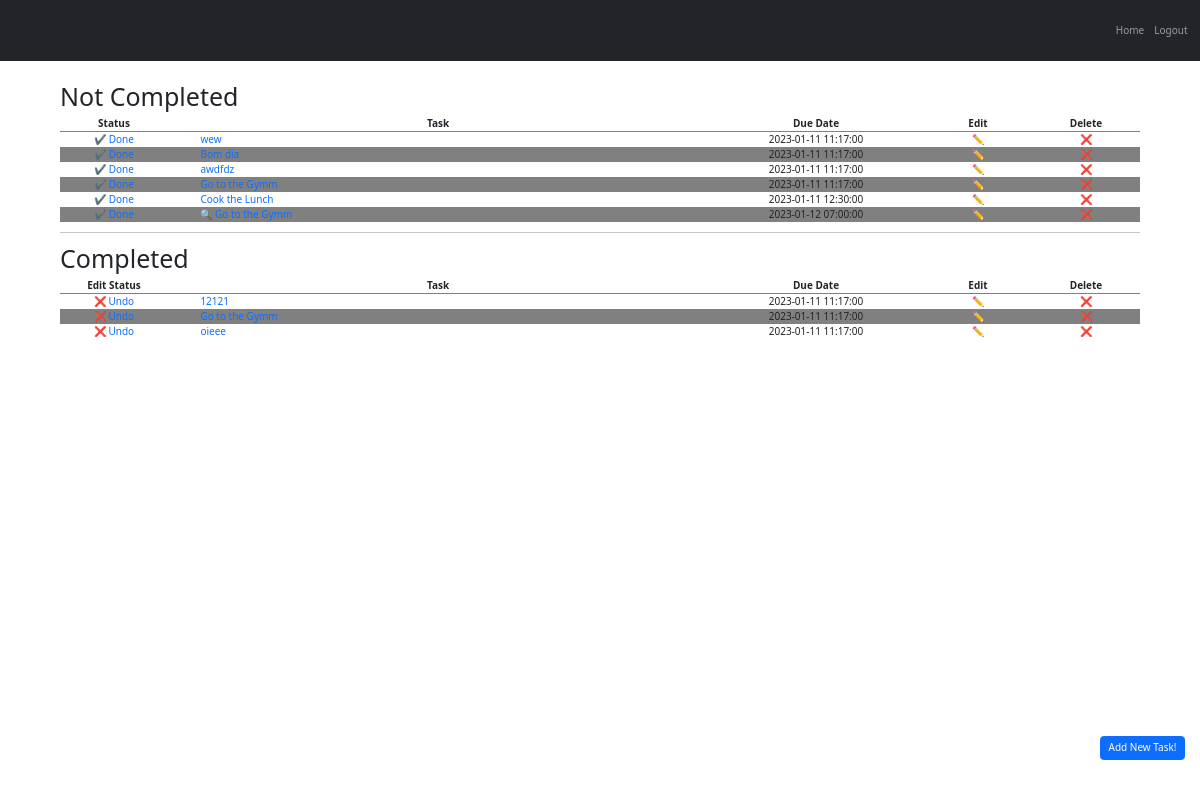
/my-tasks (signed in), run on an earlier commit of the app's database.
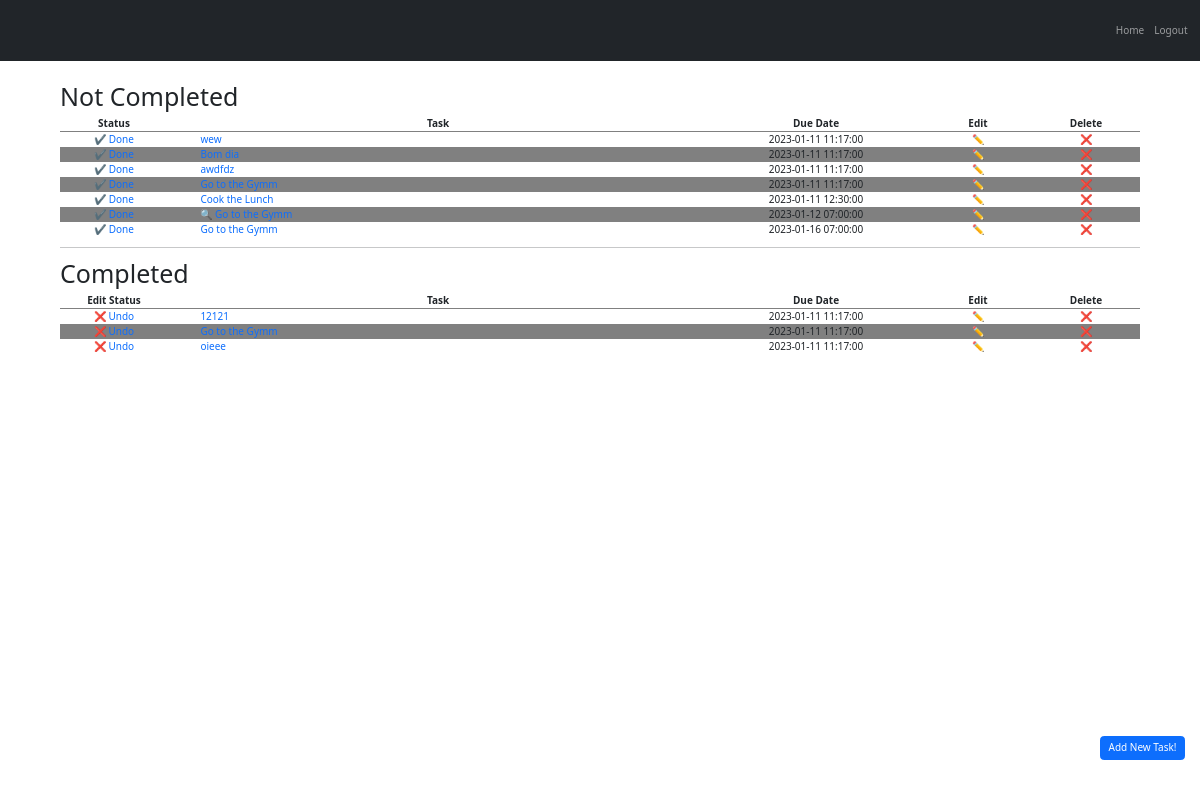
And on a later commit of the database.
### main.py (models this page shows)
class ToDo(db.Model, Base):
    __tablename__ = "to_dos"
    id = db.Column(db.Integer, primary_key=True)
    user_id = db.Column(db.Integer, ForeignKey('users.id'))
    user = relationship("User", back_populates="to_do_item")
    to_do_detail = relationship("Detail", back_populates="to_do_item")
    task_name = db.Column(db.String(255), nullable=False)
    completed = db.Column(db.Boolean, nullable=False)
    due_date = db.Column(db.DateTime, nullable=True)

### main.py (the view, shortened to what this page needs)
@app.route('/my-tasks', methods=['POST', 'GET'])
@login_required
def my_tasks():
    tasks = None
    some_completed = None
    some_uncompleted = None
    form = NewTaskForm()
    tasks = ToDo.query.order_by(ToDo.due_date).filter_by(user_id=current_user.id).all()
    if tasks:
        some_completed = any([task.completed for task in tasks])
        some_uncompleted = any([task.completed == False for task in tasks])
    return render_template('my-tasks.html', form=form, tasks=tasks, Detail=Detail, some_completed=some_completed,
                           some_uncompleted=some_uncompleted)

### main.py (called while the page is built)
@login_manager.user_loader
def load_user(user_id):
    return User.query.get(user_id)

### templates/my-tasks.html (shortened to what this page needs)
{% extends "bootstrap/base.html" %}
{% import "bootstrap/wtf.html" as wtf %}
{% block content %}
{% include 'header.html' %}
<div class="center-div">
<button id="openForm" class="add-new btn btn-primary" onclick="openForm()">Add New Task!</button>
{% if tasks %}
    {% if some_uncompleted %}
        <h1>Not Completed</h1>
        <table class="table_header">
            <tr>
                <th class="status">Status</th>
                <th class="">Task</th>
                <th class="due-date">Due Date</th>
                <th class="status">Edit</th>
                <th class="status">Delete</th>
            </tr>
            {% for task in tasks %}
                {% if not task.completed %}
                    <tr>
                        <td><a class="status no_text_decoration" href="{{url_for('completed', task_id=task.id) }}">✔ Done</a></td>
                        {% if Detail.query.filter_by(to_do_id=task.id).all() %}
                            <td class="task"><a class="no_text_decoration" href="{{ url_for('task', task_id=task.id, name=task.task_name) }}"><span class="no_text_decoration">🔍</span> {{ task.task_name }}</a></td>
                        {% else %}
                            <td class="task"><a class="no_text_decoration" href="{{ url_for('task', task_id=task.id, name=task.task_name) }}">{{ task.task_name }}</a></td>
                        {% endif %}
                        <td>{{ task.due_date }}</td>
                        <td class="no_text_decoration"><a class="no_text_decoration" href="{{ url_for('edit', id=task.id, type='task') }}">✏</a></td>
                        <td class="no_text_decoration"><a class="no_text_decoration" href="{{ url_for('delete', id=task.id, table='ToDo') }}">❌</a></td>
                    </tr>
                {% endif %}
            {% endfor %}
        </table>
    <hr>
    {% endif %}
        {% if some_completed %}
            <h1>Completed</h1>
            <table class="table_header">
                <tr>
                    <th class="status">Edit Status</th>
                    <th class="">Task</th>
                    <th class="due-date">Due Date</th>
                    <th class="status">Edit</th>
                    <th class="status">Delete</th>
                </tr>
                {% for task in tasks %}
                    {% if task.completed %}
                        <tr>
                            <td class="status"><a class="no_text_decoration" href="{{url_for('completed', task_id=task.id) }}">❌ Undo</a></td>
                            {% if Detail.query.filter_by(to_do_id=task.id).all() %}
                                <td class="task"><a class="no_text_decoration" href="{{ url_for('task', task_id=task.id, name=task.task_name) }}"><span class="no_text_decoration">🔍</span> {{ task.task_name }}</a></td>
                            {% else %}
                                <td class="task"><a class=""><a class="no_text_decoration" href="{{ url_for('task', task_id=task.id, name=task.task_name) }}">{{ task.task_name }}</a></td>
                            {% endif %}
                            <td>{{ task.due_date }}</td>
                            <td class=""><a class="no_text_decoration" href="{{ url_for('edit', id=task.id, type='task') }}">✏</a></td>
                            <td class=""><a class="no_text_decoration" href="{{ url_for('delete', id=task.id, table='ToDo') }}">❌</a></td>
                        </tr>
                    {% endif %}
                {% endfor %}
            </table>
        {% endif %}
{% endif %}
</div>
{% include 'footer.html' %}
{% endblock %}

What changed in the data, as far as the page shows it:
added ToDo: task_name "Go to the Gymm", due_date "2023-01-16 07:00:00", shown under "Not Completed"
